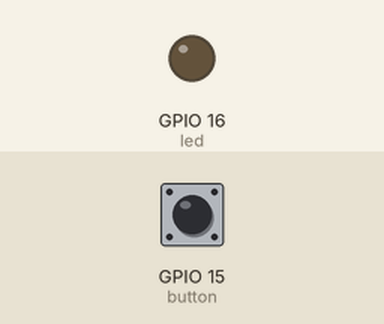
Bench run of a program on a simulated ESP32 board running MicroPython. Shown: output pins drawn as LEDs (lit = HIGH). Inputs (shaded band) come from the test bench; at power-on: GPIO 15 (button) HIGH. The board's own WiFi access point starts at once; what the program prints to the serial console is not drawn.

Above: at 1.2 s.
1.3 s: GPIO 15 (button) pulled LOW for 0.15 s
At 2.1 s:
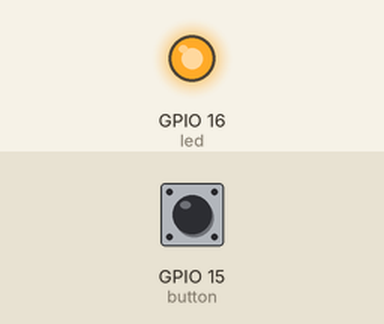
2.9 s: GPIO 15 (button) pulled LOW for 1 s
At 3.3 s:
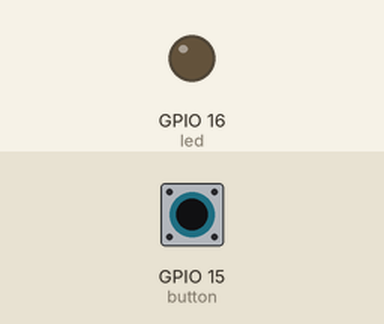
5.4 s: GPIO 15 (button) pulled LOW for 3.2 s
At 6.4 s:
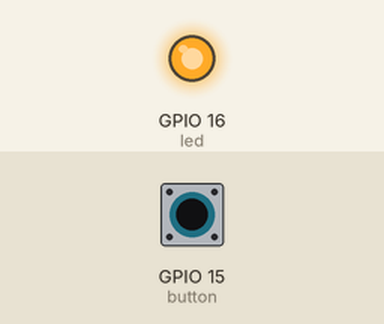
Timing chart, 0 to 8.4 s (numbered marks = the images above; inputs shaded):
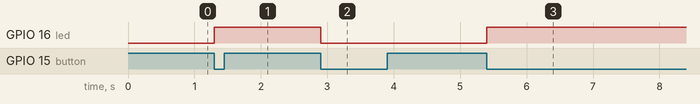

Measured:
- after the input at 1.3 s, GPIO 16 (led): LOW → HIGH at once
- after the input at 2.9 s, GPIO 16 (led): HIGH → LOW at once
- after the input at 5.4 s, GPIO 16 (led): LOW → HIGH at once

The program:

main.py
```python
import network, machine, uasyncio
from microdot import Microdot, Response

# physical LED controlled by a push-button
LED_PIN = 16                   # LED conectado al pin 16
BUTTON_PIN = 15                # Pulsador en el pin 15

led = machine.Pin(LED_PIN, machine.Pin.OUT)

# Configura el pulsador con resistencia de pull-up interna.  El pulsador debe
# conectar el pin a GND cuando se presione.
button = machine.Pin(BUTTON_PIN, machine.Pin.IN, machine.Pin.PULL_UP)

try:
    import micropython

    # Utilizamos micropython.schedule para que la parte pesada se ejecute fuera
    # de la interrupción, evitando problemas de tiempo en la ISR.

    def _toggle_led(_):
        led.value(not led.value())

    def _irq_handler(pin):  # noqa: ARG001 – firma impuesta por IRQ
        micropython.schedule(_toggle_led, 0)

except ImportError:
    # Cuando el módulo micropython no existe (p. ej. en CPython durante pruebas),
    # ejecutamos el manejador directamente.
    def _toggle_led(_):
        led.value(not led.value())

    def _irq_handler(pin):  # noqa: ARG001
        _toggle_led(None)

# Registra la interrupción por flanco de bajada (pulsador presionado)
button.irq(trigger=machine.Pin.IRQ_FALLING, handler=_irq_handler)

# --- App -----------------------------------------------------
app = Microdot()
Response.default_content_type = 'text/html; charset=utf-8'

@app.route('/')                 # Página principal
async def index(req):
    return Response(body=open('/www/index.html', 'rb').read())

@app.route('/led')              # /led?state=on|off
async def led_ctrl(req):
    state = req.args.get('state', 'off')
    led.value(1 if state == 'on' else 0)
    return Response(status_code=204)   # 204 = sin contenido

# Devuelve una cadena "on" o "off" con el estado actual.
# Esto permite a la página web consultar
# periódicamente el estado del LED y actualizar la interfaz sin necesidad de
# recargarla.

@app.route('/status')            # Devuelve "on" | "off"
async def led_status(req):
    return Response(body='on' if led.value() else 'off')

async def main():
    ip = network.WLAN(network.AP_IF).ifconfig()[0]
    print('Servidor en  http://%s/' % ip)
    await app.start_server(host='0.0.0.0', port=80)

uasyncio.run(main())
```

boot.py
```python
import network
import esp
esp.osdebug(None)           # Desactiva logs de Wi-Fi

ap = network.WLAN(network.AP_IF)
ap.config(essid='ESP32_ch3ber', password='chavez123', authmode=network.AUTH_WPA_WPA2_PSK)
ap.config(max_clients=1, channel=6, hidden=False)
ap.active(True)
# IP por defecto 192.168.4.1/24; puedes cambiarla:
# ap.ifconfig(('192.168.10.1', '255.255.255.0', '192.168.10.1', '8.8.8.8'))
```
